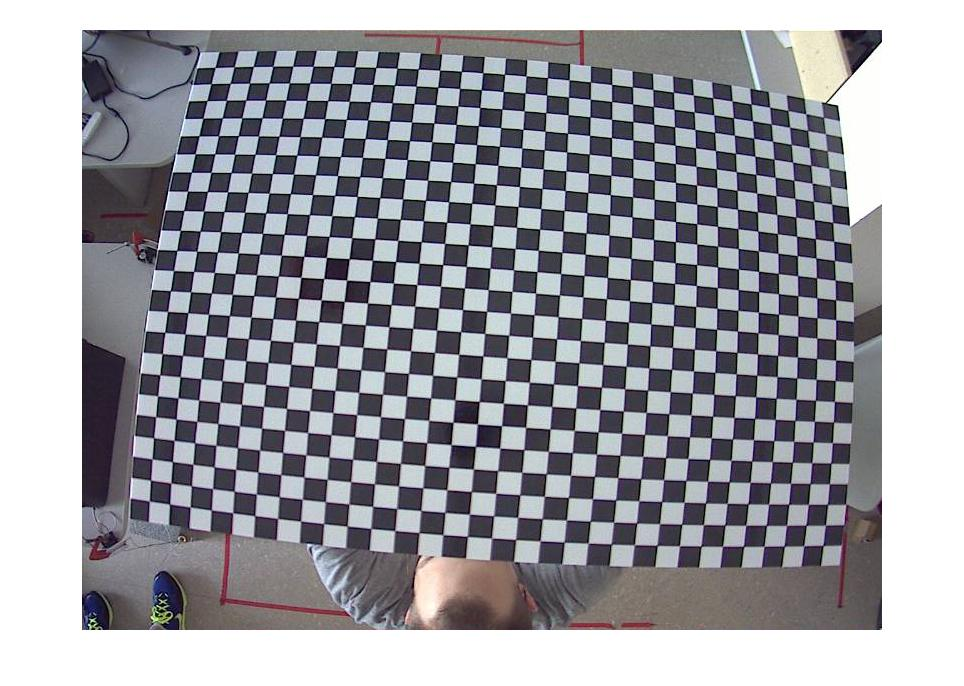
#> input picture images/camera_calib5.jpg, 964 x 686 px
$ python calibration.py
#> lines starting #> are read from the running program, lines starting #| are printed output that depends on the picture; after the words box and inside, x2 and y2 are one past the last pixel; in counts of white or black regions, pixels touching at a corner belong together; long printed decimals are rounded
import cv2 as cv
import numpy as np
import matplotlib.pyplot as plt

def showimg(windowname, img, atthelast = False):
    cv.imshow(windowname, img)
    cv.waitKey(0)
    cv.destroyAllWindows()

    if atthelast:
        cv.waitKey(1000)


criteria = (cv.TERM_CRITERIA_EPS + cv.TERM_CRITERIA_MAX_ITER, 30, 0.001)

W = 23
L = 31

objp = np.zeros((W*L, 3), np.float32)
objp[:,:2] = np.mgrid[0:L,0:W].T.reshape(-1,2)

objpoints = []
imgpoints = []

imgname = 'camera_calib5.jpg'
imgpath = f'images/{imgname}'


img = cv.imread(imgpath)
#> img is the input picture: shape (686, 964, 3); mean B, G, R 163.3, 157.2, 156.7
showimg(imgname, img)

grayscaledimg = cv.cvtColor(img, cv.COLOR_BGR2GRAY)
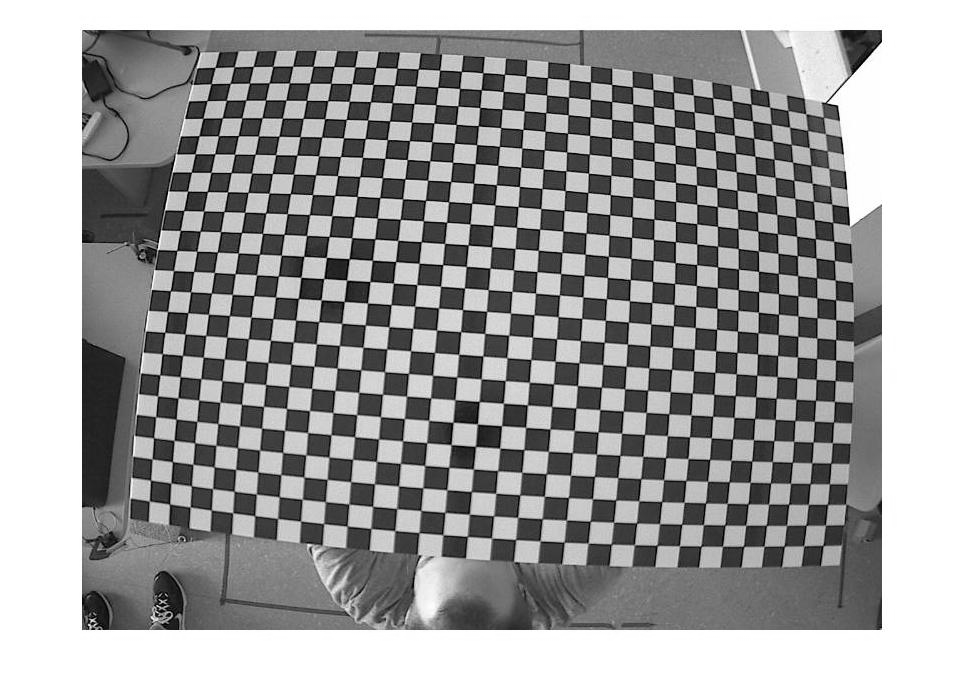
#> grayscaledimg: shape (686, 964); min 0, max 255, mean 157.7
grayscaledimgtitle = imgname + " grayscaled"
showimg(grayscaledimgtitle, grayscaledimg)

ret, corners = cv.findChessboardCorners(grayscaledimg, (L,W), None)
#> ret = True; corners = 713 rows, first 8: [214.9, 67.38], [234.3, 66.65], [253, 66.42], [272.5, 66.45], [292.8, 66.28], [312.8, 66.51], [333.7, 66.42], [354.7, 66.88]
print("Are Chessboard corners detected:\n", ret, "\n")
#| Are Chessboard corners detected:
#|  True

if ret:
    objpoints.append(objp)

    corners2 = cv.cornerSubPix(grayscaledimg, corners, (11, 11), (-1, -1), criteria)
#> corners2 = 713 rows, first 8: [215.1, 67.46], [234.2, 66.76], [253.3, 66.44], [272.8, 66.32], [292.7, 66.23], [313.1, 66.27], [333.9, 66.45], [354.8, 66.83]
    imgpoints.append(corners2)

    cv.drawChessboardCorners(img, (L, W), corners2, ret)
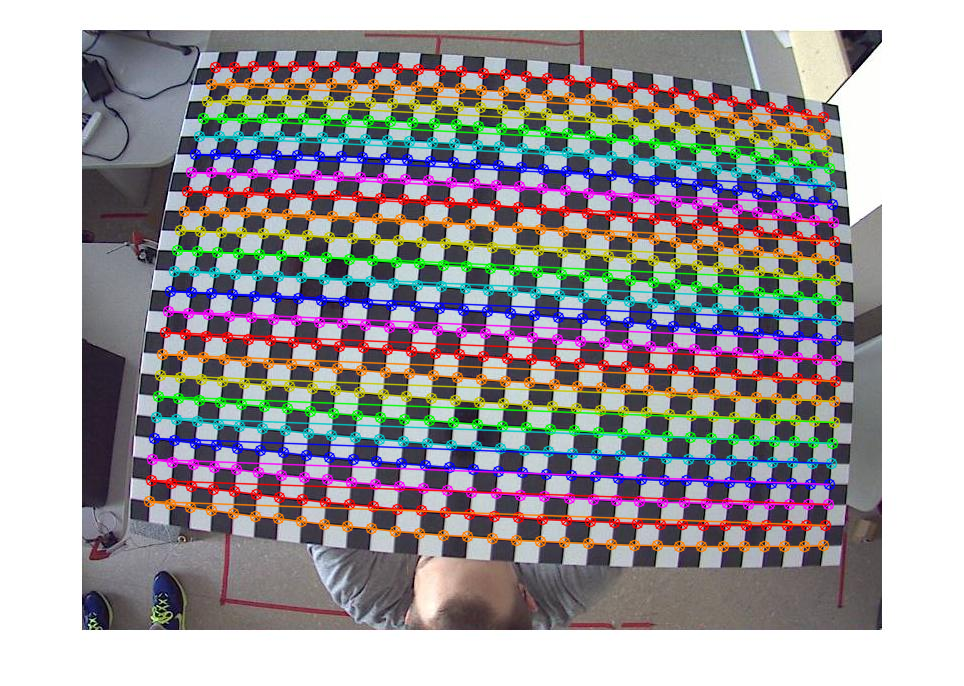
#> img: shape (686, 964, 3); 19.74% of pixels changed, all inside (x1, y1, x2, y2) = (143, 60, 843, 553)
    window_name = imgpath + ' with corner'
    showimg(window_name, img)

    ret, mtx, dist, rvecs, tvecs = cv.calibrateCamera(objpoints, imgpoints, grayscaledimg.shape[::-1], None, None)
#> ret = 0.279; mtx = [[459.5, 0, 463], [0, 425.9, 332.6], [0, 0, 1]]; dist = [[-0.136, 0.0247, 0.00343, 0.000187, -0.00075]]; rvecs = ([-0.074, 0.00389, 0.0781],); tvecs = ([-12.04, -13.96, 20.05],)
    print(ret)
#| 0.2789
    print("Camera Matrix:\n", mtx, "\n")
#| Camera Matrix:
#|  [[459.496   0.         462.981]
#|  [  0.         425.939 332.551]
#|  [  0.           0.           1.        ]]
    print("Distortion Coefficient:\n", dist, "\n")
#| Distortion Coefficient:
#|  [[-0.1358  0.02473   0.00343  0.0001873 -0.0007496]]
    print(rvecs, "\n", tvecs)
#| (array([[-0.07404 ],
#|        [ 0.003891],
#|        [ 0.07811]]),)
#|  (array([[-12.038],
#|        [-13.961],
#|        [ 20.051]]),)

    h,  w = grayscaledimg.shape[:2]
#> h = 686; w = 964
    newcameramtx, roi = cv.getOptimalNewCameraMatrix(mtx, dist, (w,h), 1, (w,h))
#> newcameramtx = [[363.7, 0, 462], [0, 339.4, 339.8], [0, 0, 1]]; roi = (34, 46, 899, 601)

    dst = cv.undistort(grayscaledimg, mtx, dist, None, newcameramtx)
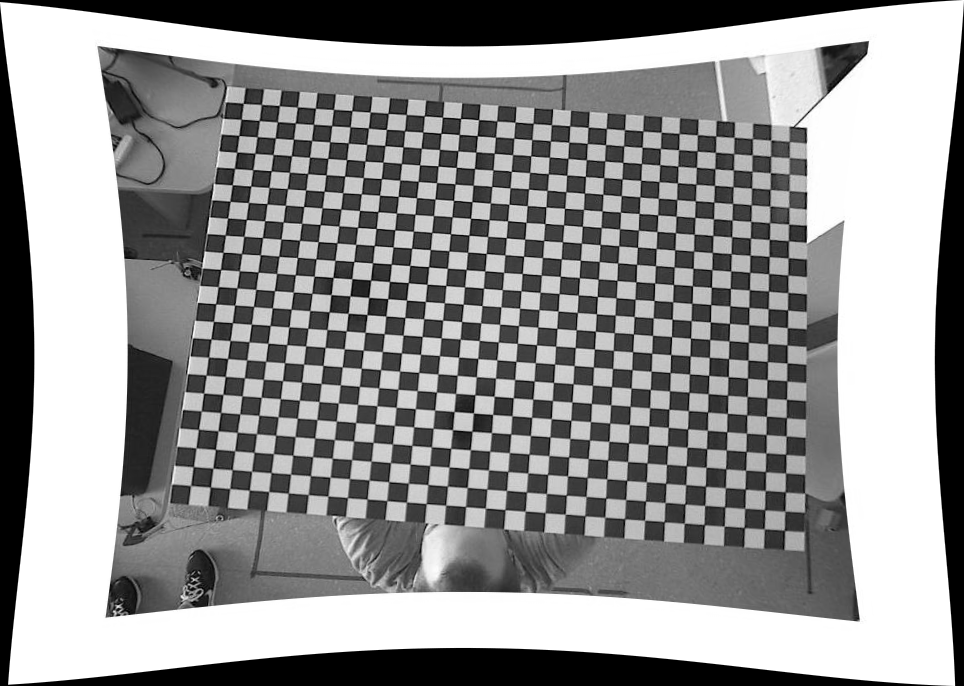
#> dst: shape (686, 964); min 0, max 255, mean 146.9

    x, y, w, h = roi
#> x = 34; y = 46; w = 899; h = 601
    dst = dst[y:y+h, x:x+w]
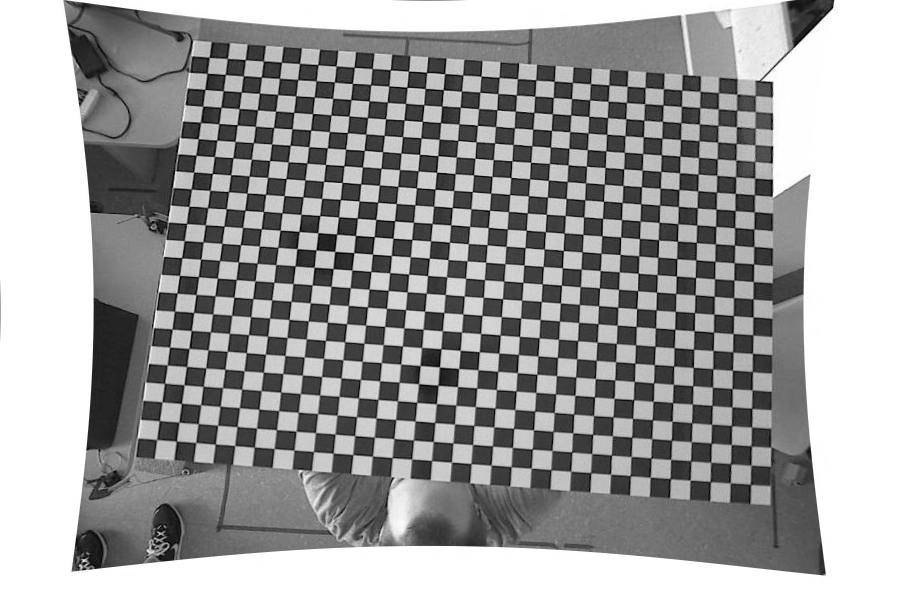
#> dst: shape (601, 899); min 0, max 255, mean 158
    outputpath = f"output/{imgname}"
    showimg(window_name, dst, True)
